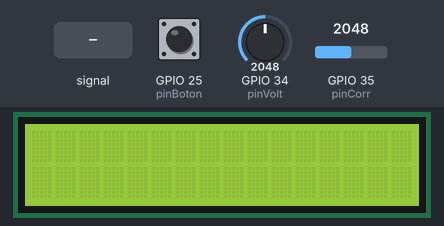
Simulated run of this sketch. Board: ESP32. On the bench: 16×2 character LCD. The inputs (shaded band) are chosen by the test bench; at power-on: GPIO 34 (pinVolt) = 2048, GPIO 25 (pinBoton) HIGH, GPIO 35 (pinCorr) = 2048. Nothing arrives over Bluetooth unless stated; what the sketch prints to the serial monitor is not drawn.

Above: at 1.2 s.
1.3 s: GPIO 34 (pinVolt) fed a 50 Hz sine of ±1228 counts around its level
At 1.73 s:
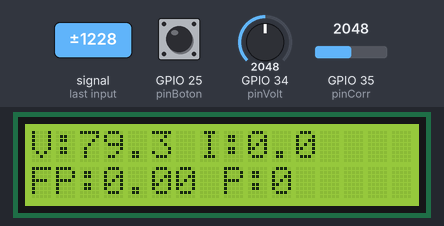
3.5 s: GPIO 34 (pinVolt) set to 2866
At 4.3 s:
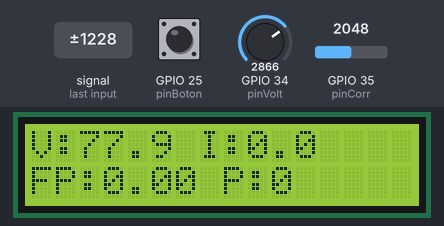
Timing chart, 0 to 6.5 s (numbered marks = the images above; inputs shaded):
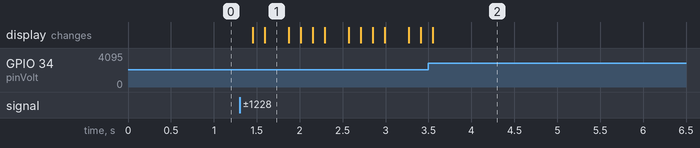

The sketch:

plab1.ino
```cpp
#include <BluetoothSerial.h>
#include <LiquidCrystal_I2C.h>

BluetoothSerial SerialBT;
LiquidCrystal_I2C lcd(0x27, 16, 2);

// ============================
// CONFIGURACIÓN DE PINES
// ============================
const int pinVolt = 34;
const int pinCorr = 35;
const int pinBoton = 25;

const int N = 200;
const float Vref = 3.3;
const int ADCmax = 4095;

// ============================
// FACTORES DE ESCALA
// ============================

// 120 Vrms reducidos a 3.0 Vrms
float factorVoltaje = 170/1.5;

// Corriente solo quitando offset (no en amperios aún)
float factorCorriente = 0.82;

// ============================
// VECTORES
// ============================
float v[N];
float i[N];


// =====================================================
// SETUP
// =====================================================
void setup() {

  Serial.begin(115200);
  SerialBT.begin("AnalizadorESP32");

  pinMode(pinBoton, INPUT_PULLUP);

  lcd.init();
  lcd.backlight();
}


// =====================================================
// ESPERAR CRUCE POR CERO (señal de voltaje)
// =====================================================
void esperarCruceCero() {

  int mitadADC = 2048;  // Aproximadamente 1.65V

  int anterior = analogRead(pinVolt);

  while (true) {

    int actual = analogRead(pinVolt);

    if ((anterior < mitadADC) && (actual >= mitadADC)) {
      break;
    }

    anterior = actual;
  }
}


// =====================================================
// TOMA DE MUESTRAS + ESCALADO
// =====================================================
void tomarMuestras() {

  float offsetV = 0;
  float offsetI = 0;

  // Calcular offset automático
  for(int k=0; k<N; k++){
    offsetV += analogRead(pinVolt);
    offsetI += analogRead(pinCorr);
  }

  offsetV /= N;
  offsetI /= N;

  // Tomar muestras reales
  for(int k=0; k<N; k++){

    int adcV = analogRead(pinVolt);
    int adcI = analogRead(pinCorr);

    // Quitar offset y convertir a voltaje ADC
    float v_adc = (adcV - offsetV) * (Vref / ADCmax);
    float i_adc = (adcI - offsetI) * (Vref / ADCmax);

    // Escalado final
    v[k] = v_adc * (factorVoltaje);
    i[k] = i_adc * (1/factorCorriente);

  }
}


// =====================================================
// CÁLCULOS Y ENVÍO DE RESULTADOS
// =====================================================
void calcularYMostrar() {

  float sumaV2 = 0;
  float sumaI2 = 0;
  float sumaP  = 0;

  float vmax = -10000;
  float vmin =  10000;

  for(int k=0; k<N; k++){

    sumaV2 += v[k]*v[k];
    sumaI2 += i[k]*i[k];
    sumaP  += v[k]*i[k];

    if(v[k] > vmax) vmax = v[k];
    if(v[k] < vmin) vmin = v[k];
  }

  float Vrms = sqrt(sumaV2/N);
  float Irms = sqrt(sumaI2/N);
  float P = sumaP/N;
  float S = Vrms * Irms;

  float Q = 0;
  if(S > P) Q = sqrt((S*S)-(P*P));

  float FP = 0;
  if(S != 0) FP = P/S;

  float angulo = 0;
  if(FP <= 1 && FP >= -1) angulo = acos(FP) * 180.0 / PI;

  float Vpp = vmax - vmin;

  // ---------------- SERIAL ----------------
  Serial.println("----- RESULTADOS -----");
  Serial.println("Vpp: " + String(Vpp));
  Serial.println("Vrms: " + String(Vrms));
  Serial.println("Irms: " + String(Irms));
  Serial.println("P (Activa): " + String(P));
  Serial.println("S (Aparente): " + String(S));
  Serial.println("Q (Reactiva): " + String(Q));
  Serial.println("FP: " + String(FP));
  Serial.println("Angulo: " + String(angulo));
  Serial.println("FACTOR V: " + String(factorVoltaje));
  Serial.println("----------------------");

  // ---------------- BLUETOOTH ----------------
  SerialBT.println("----- RESULTADOS -----");
  SerialBT.println("Vpp: " + String(Vpp));
  SerialBT.println("Vrms: " + String(Vrms));
  SerialBT.println("Irms: " + String(Irms));
  SerialBT.println("P: " + String(P));
  SerialBT.println("S: " + String(S));
  SerialBT.println("Q: " + String(Q));
  SerialBT.println("FP: " + String(FP));
  SerialBT.println("Angulo: " + String(angulo));
  SerialBT.println("----------------------");

  // ---------------- LCD 16x2 ----------------
  lcd.clear();
  lcd.setCursor(0,0);
  lcd.print("V:");
  lcd.print(Vrms,1);
  lcd.print(" I:");
  lcd.print(Irms,1);

  lcd.setCursor(0,1);
  lcd.print("FP:");
  lcd.print(FP,2);
  lcd.print(" P:");
  lcd.print(P,0);
}


// =====================================================
// IMPRIMIR ÚLTIMAS 200 MUESTRAS
// =====================================================
void imprimirMuestras() {

  Serial.println("---- MUESTRAS ----");
  SerialBT.println("---- MUESTRAS ----");

  for(int k=0; k<N; k++){
    String linea = String(v[k]) + "," + String(i[k]);
    Serial.println(linea);
    SerialBT.println(linea);
  }

  Serial.println("---- FIN ----");
  SerialBT.println("---- FIN ----");
}


// =====================================================
// LOOP PRINCIPAL
// =====================================================
void loop() {

  esperarCruceCero();
  tomarMuestras();
  calcularYMostrar();

  if(digitalRead(pinBoton)==LOW){
    imprimirMuestras();
    delay(10);
  }


}
```

Measured:
- after the input at 1.3 s, the display: first changes after 0.15 s (image 1 shows a later state)
